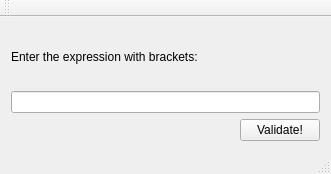
<?xml version="1.0" encoding="UTF-8"?>
<ui version="4.0">
 <class>MainWindow</class>
 <widget class="QMainWindow" name="MainWindow">
  <property name="geometry">
   <rect>
    <x>0</x>
    <y>0</y>
    <width>331</width>
    <height>174</height>
   </rect>
  </property>
  <property name="windowTitle">
   <string>MainWindow</string>
  </property>
  <widget class="QWidget" name="centralWidget">
   <layout class="QGridLayout" name="gridLayout">
    <item row="0" column="0">
     <widget class="QLabel" name="label">
      <property name="text">
       <string>Enter the expression with brackets:</string>
      </property>
     </widget>
    </item>
    <item row="0" column="1" colspan="2">
     <spacer name="horizontalSpacer">
      <property name="orientation">
       <enum>Qt::Horizontal</enum>
      </property>
      <property name="sizeHint" stdset="0">
       <size>
        <width>97</width>
        <height>20</height>
       </size>
      </property>
     </spacer>
    </item>
    <item row="1" column="0" colspan="3">
     <widget class="QLineEdit" name="inputLineEdit"/>
    </item>
    <item row="2" column="0" colspan="2">
     <spacer name="horizontalSpacer_2">
      <property name="orientation">
       <enum>Qt::Horizontal</enum>
      </property>
      <property name="sizeHint" stdset="0">
       <size>
        <width>206</width>
        <height>20</height>
       </size>
      </property>
     </spacer>
    </item>
    <item row="2" column="2">
     <widget class="QPushButton" name="validatePushButton">
      <property name="text">
       <string>Validate!</string>
      </property>
     </widget>
    </item>
   </layout>
  </widget>
  <widget class="QMenuBar" name="menuBar">
   <property name="geometry">
    <rect>
     <x>0</x>
     <y>0</y>
     <width>331</width>
     <height>26</height>
    </rect>
   </property>
  </widget>
  <widget class="QToolBar" name="mainToolBar">
   <attribute name="toolBarArea">
    <enum>TopToolBarArea</enum>
   </attribute>
   <attribute name="toolBarBreak">
    <bool>false</bool>
   </attribute>
  </widget>
  <widget class="QStatusBar" name="statusBar"/>
 </widget>
 <layoutdefault spacing="6" margin="11"/>
 <resources/>
 <connections/>
</ui>
